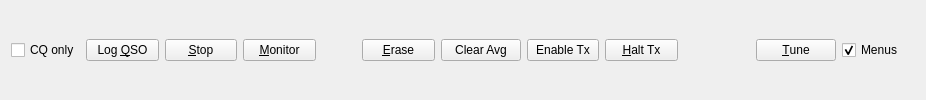
     <widget class="QWidget" name="widgetHidden2" native="true">
      <property name="visible">
       <bool>false</bool>
      </property>
      <layout class="QHBoxLayout" name="horizontalLayout_2" stretch="0,2,2,2,0,2,2,2,2,2,0,2">
       <item>
        <widget class="QCheckBox" name="cbCQonly">
         <property name="visible">
          <bool>false</bool>
         </property>
         <property name="text">
          <string>CQ only</string>
         </property>
        </widget>
       </item>
       <item>
        <widget class="QPushButton" name="logQSOButton_old">
         <property name="minimumSize">
          <size>
           <width>50</width>
           <height>0</height>
          </size>
         </property>
         <property name="visible">
          <bool>false</bool>
         </property>
         <property name="toolTip">
          <string>&lt;html&gt;&lt;head/&gt;&lt;body&gt;&lt;p&gt;Enter this QSO in log&lt;/p&gt;&lt;/body&gt;&lt;/html&gt;</string>
         </property>
         <property name="text">
          <string>Log &amp;QSO</string>
         </property>
        </widget>
       </item>
       <item>
        <widget class="QPushButton" name="stopButton">
         <property name="minimumSize">
          <size>
           <width>50</width>
           <height>0</height>
          </size>
         </property>
         <property name="visible">
          <bool>false</bool>
         </property>
         <property name="toolTip">
          <string>Stop monitoring</string>
         </property>
         <property name="text">
          <string>&amp;Stop</string>
         </property>
        </widget>
       </item>
       <item>
        <widget class="QPushButton" name="monitorButton_old">
         <property name="minimumSize">
          <size>
           <width>50</width>
           <height>0</height>
          </size>
         </property>
         <property name="toolTip">
          <string>&lt;html&gt;&lt;head/&gt;&lt;body&gt;&lt;p&gt;Toggle monitoring On/Off&lt;/p&gt;&lt;/body&gt;&lt;/html&gt;</string>
         </property>
         <property name="styleSheet">
          <string notr="true">QPushButton:checked {
       background-color: #00ff00;
   border-style: outset;
       border-width: 1px;
       border-radius: 5px;
   border-color: black;
       min-width: 5em;
       padding: 3px;
}</string>
         </property>
         <property name="text">
          <string>&amp;Monitor</string>
         </property>
         <property name="checkable">
          <bool>true</bool>
         </property>
         <property name="checked">
          <bool>false</bool>
         </property>
        </widget>
       </item>
       <item>
        <spacer name="horizontalSpacer">
         <property name="orientation">
          <enum>Qt::Orientation::Horizontal</enum>
         </property>
         <property name="sizeHint" stdset="0">
          <size>
           <width>40</width>
           <height>20</height>
          </size>
         </property>
        </spacer>
       </item>
       <item>
        <widget class="QPushButton" name="EraseButton">
         <property name="minimumSize">
          <size>
           <width>50</width>
           <height>0</height>
          </size>
         </property>
         <property name="visible">
          <bool>false</bool>
         </property>
         <property name="toolTip">
          <string>&lt;html&gt;&lt;head/&gt;&lt;body&gt;&lt;p&gt;Erase right window. Double-click to erase both windows.&lt;/p&gt;&lt;/body&gt;&lt;/html&gt;</string>
         </property>
         <property name="text">
          <string>&amp;Erase</string>
         </property>
        </widget>
       </item>
       <item>
        <widget class="QPushButton" name="ClrAvgButton">
         <property name="enabled">
          <bool>true</bool>
         </property>
         <property name="visible">
          <bool>false</bool>
         </property>
         <property name="toolTip">
          <string>&lt;html&gt;&lt;head/&gt;&lt;body&gt;&lt;p&gt;Clear the accumulating message average.&lt;/p&gt;&lt;/body&gt;&lt;/html&gt;</string>
         </property>
         <property name="text">
          <string>Clear Avg</string>
         </property>
        </widget>
       </item>
       <item>
        <widget class="QPushButton" name="autoButton">
         <property name="minimumSize">
          <size>
           <width>50</width>
           <height>0</height>
          </size>
         </property>
         <property name="toolTip">
          <string>&lt;html&gt;&lt;head/&gt;&lt;body&gt;&lt;p&gt;Toggle Auto-Tx On/Off&lt;/p&gt;&lt;/body&gt;&lt;/html&gt;</string>
         </property>
         <property name="styleSheet">
          <string notr="true">QPushButton:checked {
       background-color: red;
       border-style: outset;
       border-width: 1px;
       border-radius: 5px;
       border-color: black;
       min-width: 5em;
       padding: 3px;
}</string>
         </property>
         <property name="text">
          <string>Enable Tx</string>
         </property>
         <property name="checkable">
          <bool>true</bool>
         </property>
        </widget>
       </item>
       <item>
        <widget class="QPushButton" name="stopTxButton_old">
         <property name="minimumSize">
          <size>
           <width>50</width>
           <height>0</height>
          </size>
         </property>
         <property name="toolTip">
          <string>Stop transmitting immediately</string>
         </property>
         <property name="text">
          <string>&amp;Halt Tx</string>
         </property>
        </widget>
       </item>
       <item>
        <spacer name="horizontalSpacer_4">
         <property name="orientation">
          <enum>Qt::Orientation::Horizontal</enum>
         </property>
         <property name="sizeHint" stdset="0">
          <size>
           <width>40</width>
           <height>20</height>
          </size>
         </property>
        </spacer>
       </item>
       <item>
        <widget class="QPushButton" name="tuneButton_old">
         <property name="toolTip">
          <string>&lt;html&gt;&lt;head/&gt;&lt;body&gt;&lt;p&gt;Toggle a pure Tx tone On/Off&lt;/p&gt;&lt;/body&gt;&lt;/html&gt;</string>
         </property>
         <property name="styleSheet">
          <string notr="true">QPushButton:checked {
       background-color: red;
       border-style: outset;
       border-width: 1px;
       border-radius: 5px;
       border-color: black;
       min-width: 5em;
       padding: 3px;
}</string>
         </property>
         <property name="text">
          <string>&amp;Tune</string>
         </property>
         <property name="checkable">
          <bool>true</bool>
         </property>
        </widget>
       </item>
       <item>
        <widget class="QCheckBox" name="cbMenus">
         <property name="visible">
          <bool>false</bool>
         </property>
         <property name="text">
          <string>Menus</string>
         </property>
         <property name="checked">
          <bool>true</bool>
         </property>
        </widget>
       </item>
      </layout>
     </widget>
